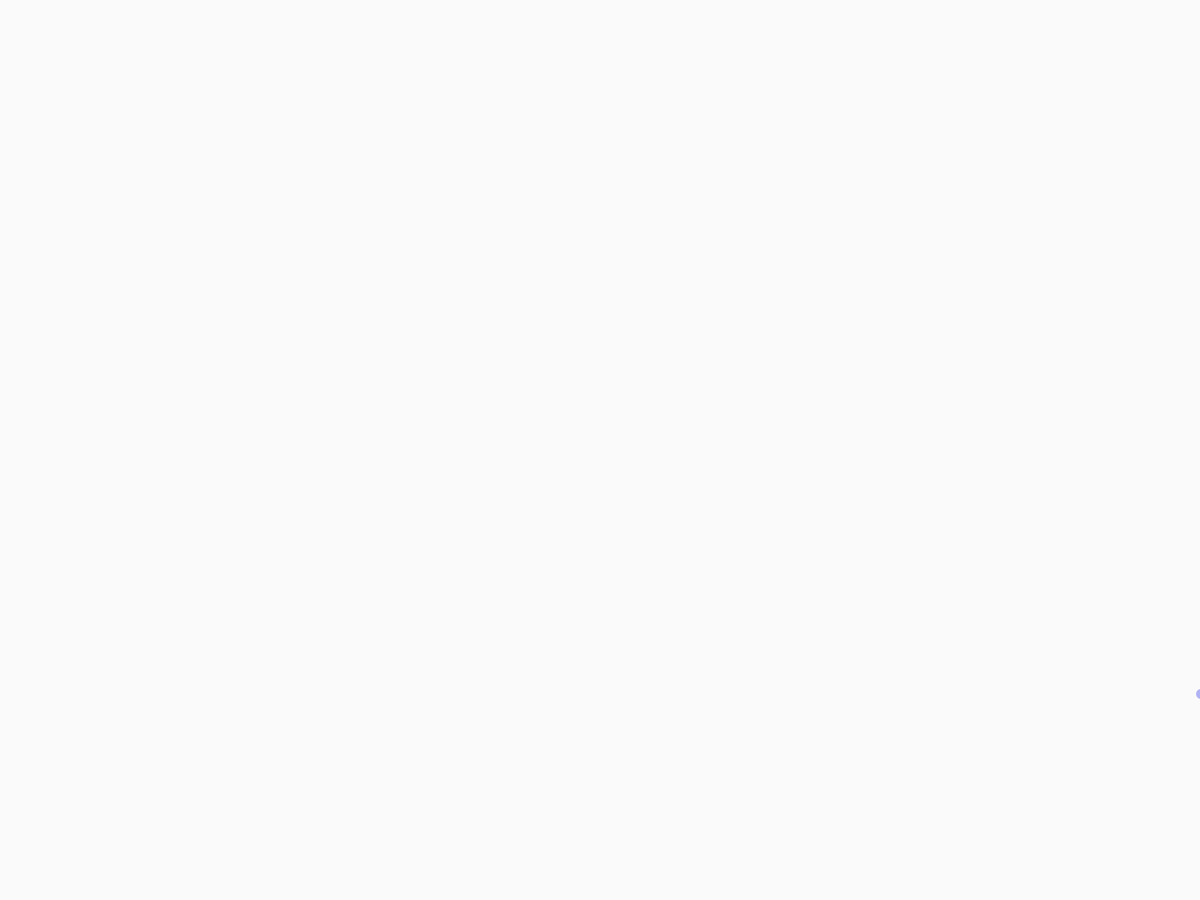
Frame 1 (no input)
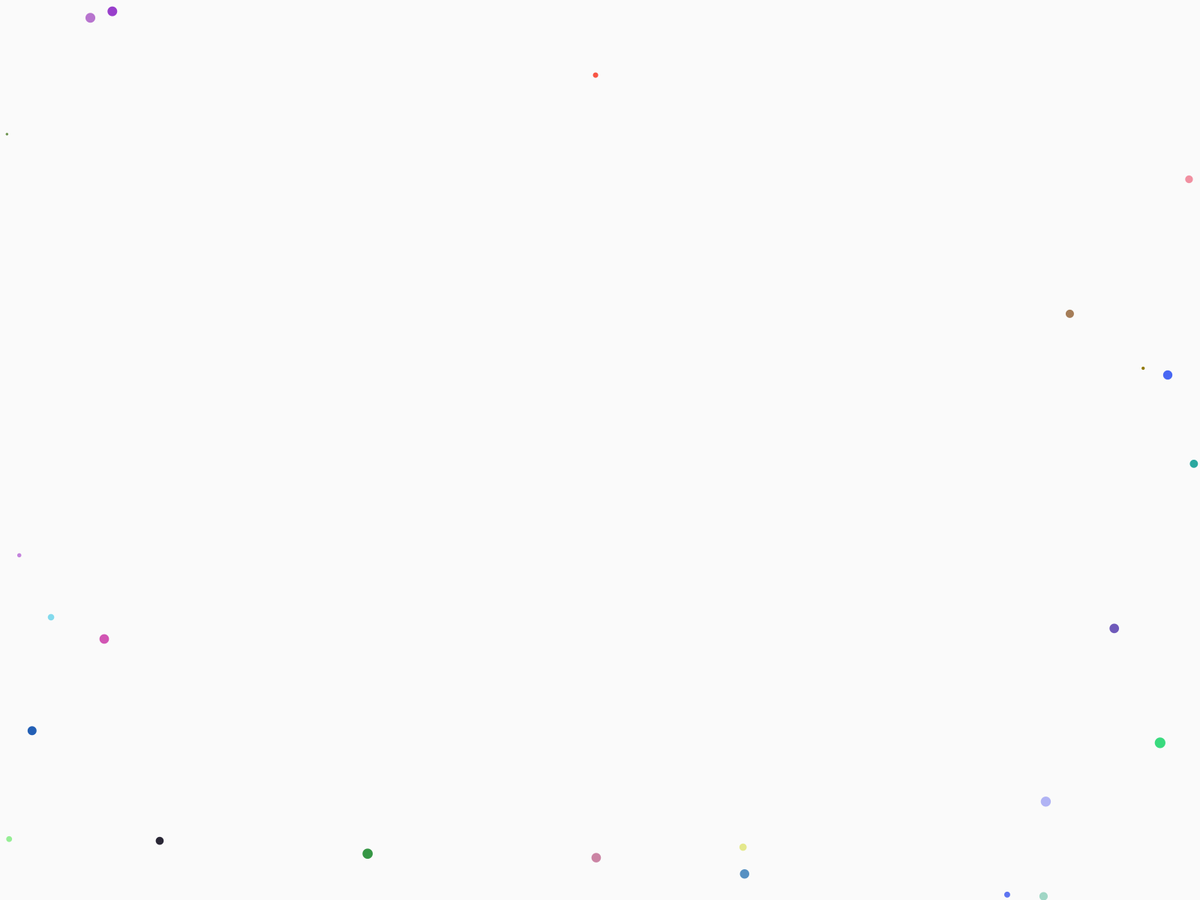
Frame 60 (the mouse pressed at the canvas centre just before this capture)
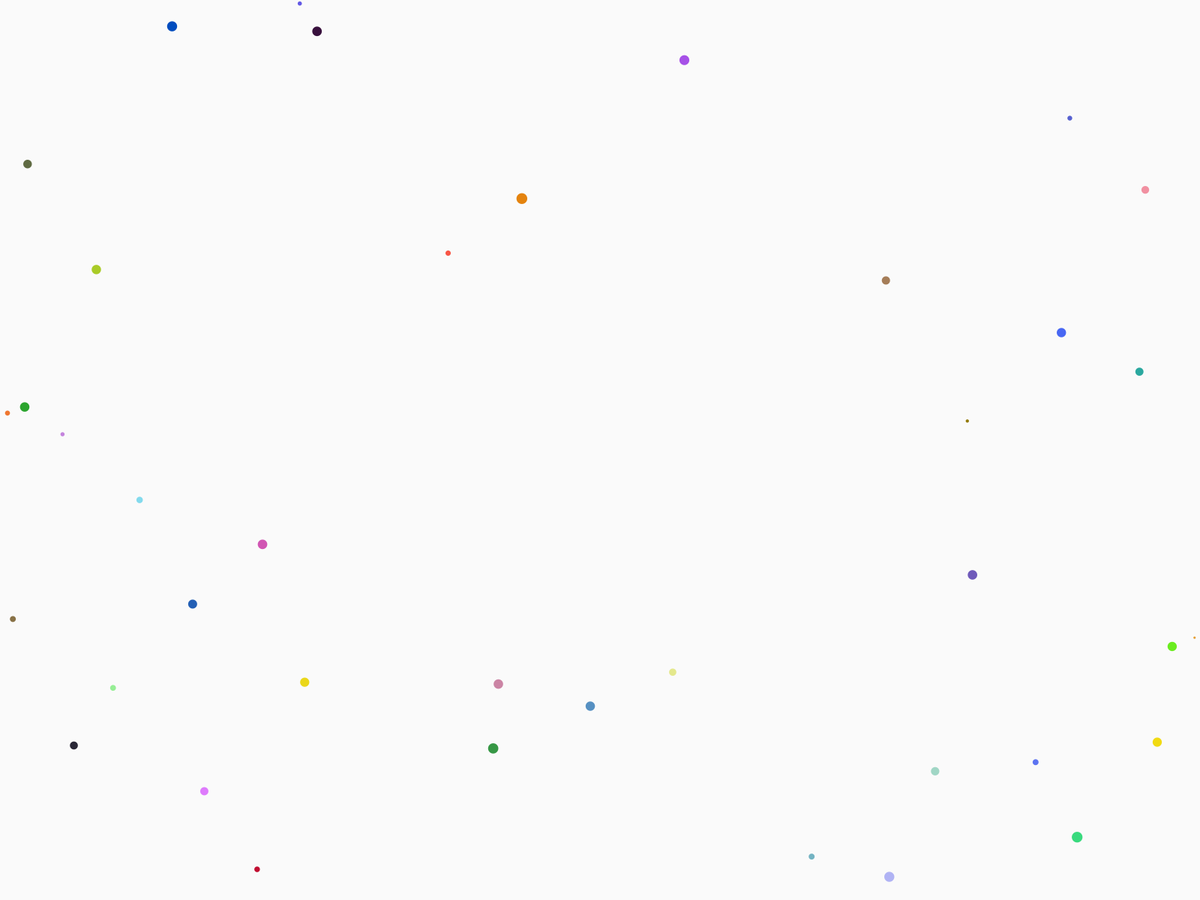
Frame 120 (the mouse held since frame 60 and released just before this capture)

The Processing sketch that drew these frames (run headless with seeded random() and noise(); from frame 60 on, the mouse is pressed at the canvas centre):

// Processing sketch: MouseAttractor
// ── MouseAttractor.pde
Bubble[] elements;
Bubble pointer;

int ballcount = 700;
float G = 20;
boolean flag = true;
float click = 1;
float P_mass = 500;

void setup()
{
  frameRate(30);
  fullScreen();
  
  //size(640,480);
  background(250);
  
  pointer = new Bubble(0, 1, P_mass, color(0), new PVector(mouseX, mouseY));
  elements = new Bubble[ballcount];  
  for (int i=0; i<ballcount; i++)
    elements[i] = new Bubble(i);   
}

void draw()
{
  background(250);
  pointer.position.x = mouseX;
  pointer.position.y = mouseY;
  
  for (int i=0; i<ballcount; i++)
  {
    elements[i].acceleration = new PVector(0,0);
    elements[i].accelerate(pointer);        
    if (elements[i].isTooFar())
      elements[i] = new Bubble(i); 
    elements[i].acceleration.mult(click);
    elements[i].acceleration.limit(1.5);
    
    elements[i].display();
  }  
}

void mouseClicked()
{
  flag = !flag;
  if (flag) click = 1;
  else click = -0.5;
}
// ── Bubble_Class.pde
class Bubble
{
  float dim;
  float mass;
  color shade;
  PVector position;
  PVector velocity;
  PVector acceleration;
  float damping;
  int number;
  
  Bubble(int _num)
  { 
    number = _num;
    mass = floor(random(200)) + 10;
    dim = sqrt(mass);
    shade = color(random(255), random(255), random(255));
    do
    position = new PVector(random(3*width)-width, random(3*height)-height);
    while(position.x > 0 && position.x < width && position.y > 0 && position.y < height);
    velocity = new PVector(random(8) - 4, random(8) - 4);
    acceleration = new PVector(0,0);
    damping = 0.05;
  }
  
  Bubble(int _num, float _dim, float _mass, color _shade, PVector _pos)
  {
    number = _num;
    dim = _dim;
    mass = _mass;
    shade = _shade;
    position = _pos;
    velocity = new PVector(0,0);
    acceleration = new PVector(0,0);
    damping = 1;
  }
  
  void display()
  {
    update();
    noStroke();
    fill(shade);
    ellipse(position.x, position.y, dim, dim);
    //fill(255);
    //text(number, position.x, position.y);
  }
  
  void update()
  {
    velocity.mult(1-(damping*damping));
    velocity.add(acceleration);
    position.add(velocity);
  }
  
  boolean isTooFar()
  {
    if (position.x > 3*width - width ||
        position.x < -width ||
        position.y > 3*height - height ||
        position.y < -height) 
    {
      return true;
    }
    else return false;
  }
  
  boolean isTouching(Bubble _grav)
  {
    if (distance(position,_grav.position) < dim/2 + _grav.dim/2)
      return true;
    else return false;
  }
  
  void accelerate(Bubble _grav)
  { 
    PVector axel = new PVector(_grav.position.x - position.x,
                               _grav.position.y - position.y);
    axel.normalize();
    float dist = distance(position, _grav.position);
    if (flag) axel.mult(G*_grav.mass/(dist*dist));
    else axel.mult(G*_grav.mass/(dist*dist*sqrt(dist)));
    acceleration.add(axel);
  }
}

float distance(PVector pos, PVector pos2)
  {
    return sqrt(((pos.x-pos2.x)*(pos.x-pos2.x))+((pos.y-pos2.y)*(pos.y-pos2.y)));
  }
